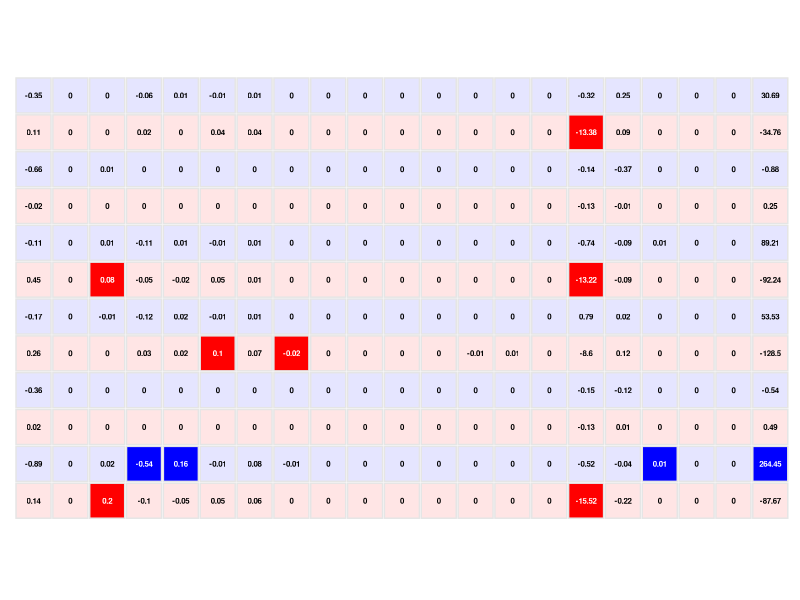
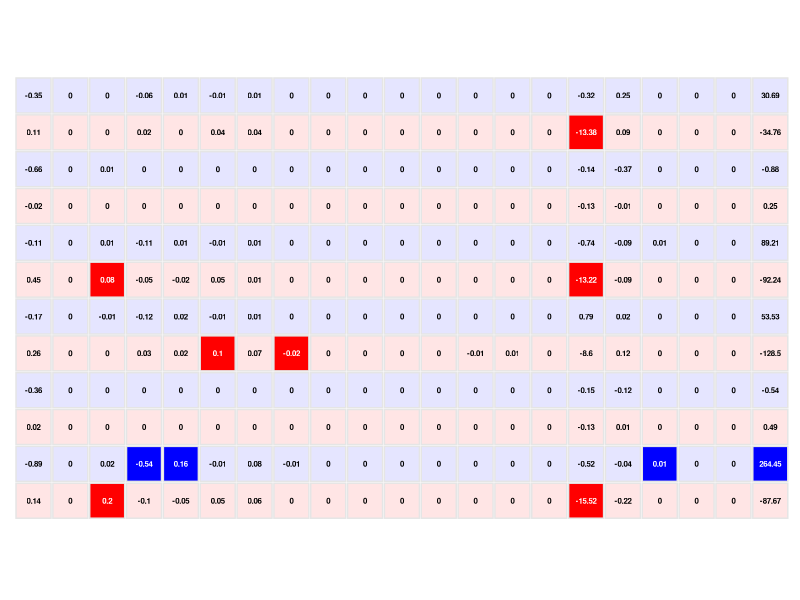

The R script that drew these images, in order:
library(ggplot2)
library(reshape2)

corr <- read.table("corr.txt", header = TRUE, row.names = 1, check.names = FALSE)
shrinkage <- read.table("shrinkage_weight.txt", header = TRUE, row.names = 1, check.names = FALSE)

corr_long <- melt(as.matrix(corr))
shrinkage_long <- melt(as.matrix(shrinkage))
colnames(corr_long) <- c("row", "col", "value")
colnames(shrinkage_long) <- c("row", "col", "shrinkage")

df <- merge(corr_long, shrinkage_long, by = c("row", "col"))

df$base_color <- NA
df$base_color[grepl("_sp$", df$row)] <- "blue"
df$base_color[grepl("_ex$", df$row)] <- "red"

df$fill_color <- mapply(function(color, alpha) {
  scales::alpha(color, ifelse(alpha >= 0.5, 1, 0.1))
}, df$base_color, df$shrinkage)

df$text_color <- ifelse(df$shrinkage >= 0.5, "white", "black")

df$row <- factor(df$row, levels = rev(rownames(corr)))
df$col <- factor(df$col, levels = colnames(corr))

p <- ggplot(df, aes(x = col, y = row)) +
  geom_tile(aes(fill = fill_color), color = "grey90", linewidth = 0.5, width = 0.95, height = 0.95) +
  geom_text(aes(label = round(value, 2), color = text_color), size = 2, fontface = "bold") +
  scale_fill_identity() +
  scale_color_identity() +
  coord_fixed() +
  theme_minimal() +
  theme(
    axis.title = element_blank(),
    axis.text = element_blank(),
    axis.ticks = element_blank(),
    panel.grid = element_blank()
  )

plot(p)

ggsave("MBD.tiff", plot = p, width = 2000, height = 2000 * 12 / 22, dpi = 300, unit = "px")
